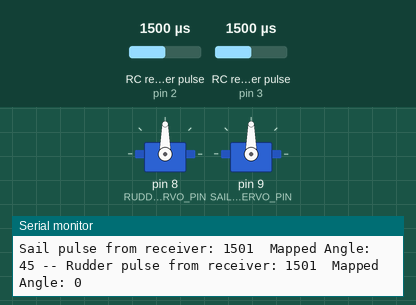
Simulated run of this sketch. Board: Arduino Uno, built with avr-gcc and run on an emulated ATmega328P. On the bench: 2 × servo, the last lines printed to the serial monitor. Wiring (inferred from the names in the program): 2 × RC receiver channel: data pin 2 / data pin 3. Inputs (shaded band) come from the test bench; at power-on: RC receiver pulse (sensors on pin 2, pin 3) 1500 µs.

Above: at 1.2 s.
1.3 s: RC receiver pulse (sensor on pin 2) set to 1020 µs
At 2.0 s:
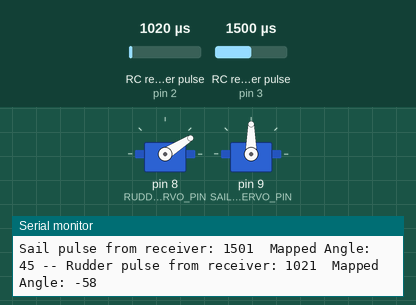
2.8 s: RC receiver pulse (sensor on pin 3) set to 1020 µs
At 3.1 s:
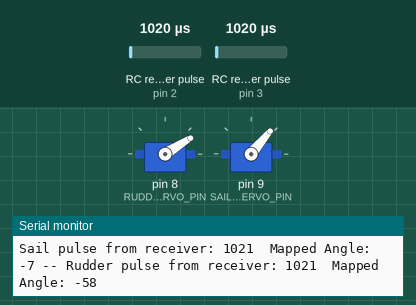
4.3 s: RC receiver pulse (sensor on pin 2) set to 1250 µs
At 5.4 s:
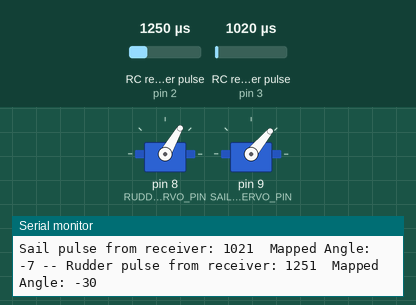
5.8 s: RC receiver pulse (sensor on pin 3) set to 1250 µs
At 6.6 s:
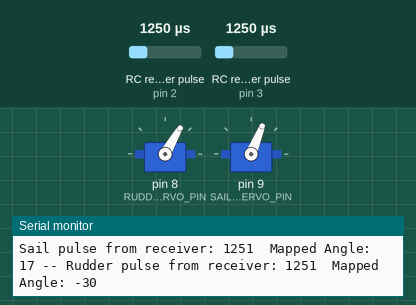
7.3 s: RC receiver pulse (sensor on pin 2) set to 1500 µs
At 7.7 s:
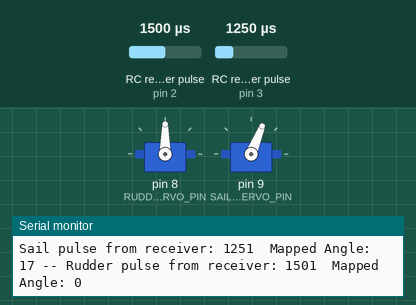
8.8 s: RC receiver pulse (sensor on pin 3) set to 1750 µs
At 10.1 s:
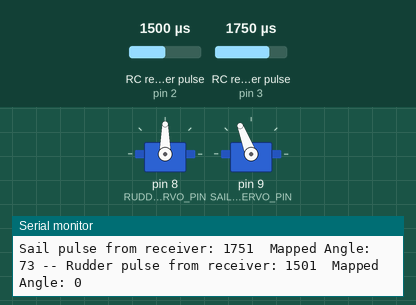
Timing chart, 0 to 11.3 s (numbered marks = the images above; inputs shaded):
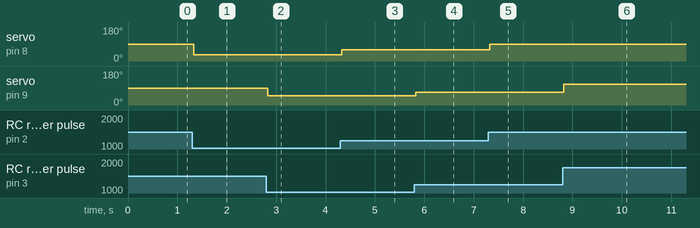

The sketch:

RCPassthrough.ino
```cpp
/* RCPassthrough rev 7/30/2017
© 2014-2017 RoboSail
Find detailed description in Decription tab
*/
#include <Servo.h>
#include "RoboSail.h"
// ****** Find the values for the specific transmitter (using program RCReader)
// ****** and change the values below as needed
#define SAIL_LOW 1090
#define SAIL_HIGH 1900
#define RUDDER_LOW 1000
#define RUDDER_HIGH 2000

//Fill in min/max parameters for the RC Receiver and WindSensor in RoboSail.h tab

void setup() {
  Serial.begin(115200);
  Serial.println("\nRCPassThrough code - RoboSail");
    // Set RC receiver and WindSensor on digital input pins
    declarePins();
}

void loop() {
  // Read commanded (manual) values from the RC reciever
  // pulseIn returns the width of the command pulse in microseconds.
  rudderPulseWidth = pulseIn(RUDDER_RC_PIN, HIGH);
  // Calculate the servo position in degrees.
  rudderServoOut = map(rudderPulseWidth, RUDDER_LOW, RUDDER_HIGH, -60, 60);

  sailPulseWidth = pulseIn(SAIL_RC_PIN, HIGH);
  sailServoOut = map(sailPulseWidth, SAIL_LOW, SAIL_HIGH, 0, 90);

  // Print out the values for debug.
  Serial.print("Sail pulse from receiver: ");
  Serial.print(sailPulseWidth);
  Serial.print("  Mapped Angle: ");
  Serial.print(sailServoOut);

  Serial.print(" -- Rudder pulse from receiver: ");
  Serial.print(rudderPulseWidth);
  Serial.print("  Mapped Angle: ");
  Serial.println(rudderServoOut);


  // Adjust the servo values from the desired angles
  // to appropriate values for the servos, then command the servos to move
  // The Rudder servo motor ranges from 0 to 180 with 90 deg in the center
  // the Sailwinch servo is at ~ 55 deg when full-in, which we think of as 0 deg,
  //  and ~125 deg when full out, which we thnk of as 90 deg
  rudderServoOut = map(rudderServoOut, -90, 90, 0, 180);
  rudderServo.write(rudderServoOut);
  sailServoOut = map(sailServoOut, 0, 90, 55, 125);
  sailServo.write(sailServoOut);

}
```

Description.ino
```cpp
/* RCPassthrough rev 7/30/2017
© 2014-2017 RoboSail
This program puts the Arduino micro-computer in the RC (Radio Control)system
It takes in the control signals coming in from the Receiver and
pass them back to the Rudder and Sail servo motors on the boat.
It also displays several values to the Serial Monitor:
  - The actual "pulse" coming in from the receiver for each channel
    (typical range of 1000 - 2000)
  - the angle at which the rudder or sail should be positioned
    given that command (in the RoboSail frame of reference)

This program helps the user determine
  - if they are reading good signals from the receiver (range of 1000 - 2000)
  - if the servos are functioning correctly and moving to the expected positions
  - if the Arduino computer is functioning correctly

Rudder and Sail data from the RC receiver are read in on
digital pins 2 and 3 respectively.
Rudder and sail servos are controlled on digital
pins 8 and 9 respectively.
*/
```

Functions.ino
```cpp
void declarePins()
{
  // Set RC receiver on digital input pins
  pinMode(RUDDER_RC_PIN, INPUT);
  pinMode(SAIL_RC_PIN, INPUT);

  // attach the servos to the proper pins
  rudderServo.attach(RUDDER_SERVO_PIN);
  sailServo.attach(SAIL_SERVO_PIN);
}
```

RoboSail.h
```cpp
// ****** Find the values for the transmitter (using program RCReader)
// ****** and WindSensor (using WindSensorTest)
// ****** and change the values below as needed
#define RUDDER_HIGH 1900  //nominal 2000
#define RUDDER_LOW 1100   //nominal 1000
#define SAIL_HIGH 2000   //nominal 2000
#define SAIL_LOW 1000    //nominal 1000
#define WIND_HIGH 1023   //nominal 1023

// Pin assignments
#define WIND_PIN 7
//input pins from receiver
#define RUDDER_RC_PIN 2
#define SAIL_RC_PIN 3
// Output pins to the servos
#define RUDDER_SERVO_PIN 8
#define SAIL_SERVO_PIN 9
// variables to hold input and output values
int rudderPulseWidth;
int rudderServoOut;
int sailPulseWidth;
int sailServoOut;
//variables for WindSensor
int windAngle = 0;
int windPulseWidth = 0;
int rudderPosition = 0;
int sailPosition = 45;

//create servo objects
Servo rudderServo;
Servo sailServo;
```

Measured:
- after the input at 1.3 s, servo on pin 8 (RUDDER_SERVO_PIN): 90° → 32° at once
- after the input at 2.8 s, servo on pin 9 (SAIL_SERVO_PIN): 90° → 50° at once
- after the input at 4.3 s, servo on pin 8 (RUDDER_SERVO_PIN): 32° → 60° at once
- after the input at 5.8 s, servo on pin 9 (SAIL_SERVO_PIN): 50° → 68° at once
- after the input at 7.3 s, servo on pin 8 (RUDDER_SERVO_PIN): 60° → 90° at once
- after the input at 8.8 s, servo on pin 9 (SAIL_SERVO_PIN): 68° → 111° at once
